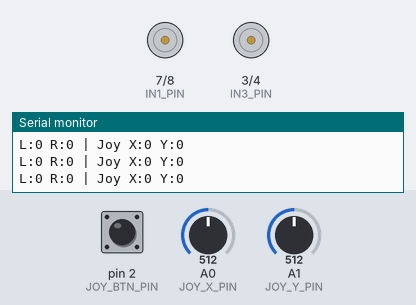
The program below on a simulated Arduino Uno, built with avr-gcc and run on an emulated ATmega328P. On the bench: motor-driver pin pairs drawn as motors (green arrow = first pin HIGH = forward, orange = second pin HIGH = backward, longer = more drive, scaled by the enable pin), the last lines printed to the serial monitor. The inputs (shaded band) are chosen by the test bench; at power-on: A0 (JOY_X_PIN) = 512, A1 (JOY_Y_PIN) = 512, pin 2 (JOY_BTN_PIN) HIGH.

Above: at 1.4 s.
1.5 s: A0 (JOY_X_PIN) set to 465
3.0 s: A0 (JOY_X_PIN) set to 446
At 3.7 s:
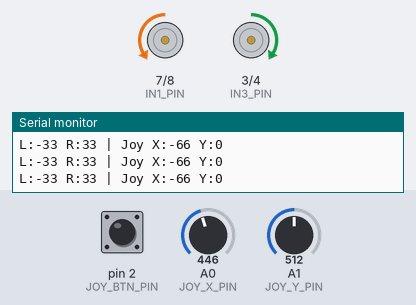
4.5 s: A1 (JOY_Y_PIN) set to 457
6.0 s: A1 (JOY_Y_PIN) set to 445
At 7.2 s:
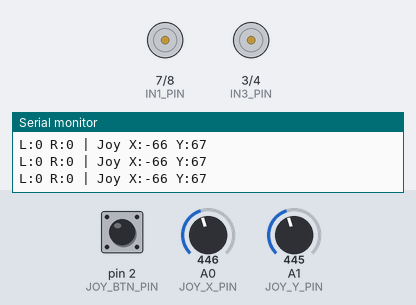
7.5 s: A1 (JOY_Y_PIN) set to 40
At 8.7 s:
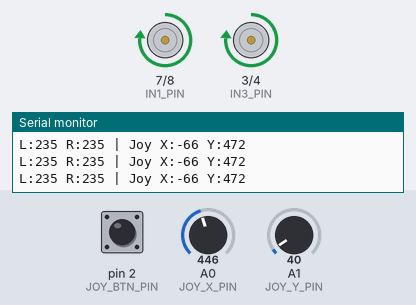
9.3 s: A0 (JOY_X_PIN) set to 47
10.8 s: A0 (JOY_X_PIN) set to 42
At 10.96 s:
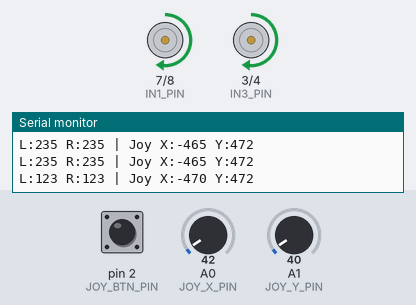
Timing chart, 0 to 13.6 s (numbered marks = the images above; inputs shaded):
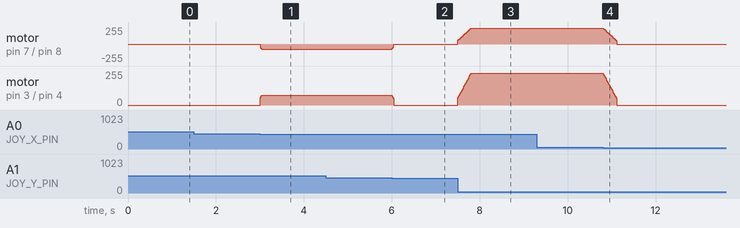

The program:

main.cpp
```cpp
// Control de dos motores con puente H (L298N) y joystick HW-504
// Pines de motor (ajustar según conexión física)
#include <Arduino.h>

// Motor A
const uint8_t ENA_PIN = 6;  // PWM
const uint8_t IN1_PIN = 7;
const uint8_t IN2_PIN = 8;

// Motor B
const uint8_t IN3_PIN = 3;
const uint8_t IN4_PIN = 4;
const uint8_t ENB_PIN = 5;  // PWM

// Joystick HW-504
const uint8_t JOY_X_PIN = A0; // Eje X
const uint8_t JOY_Y_PIN = A1; // Eje Y
const uint8_t JOY_BTN_PIN = 2; // Pulsador del joystick (si está presente). Usar INPUT_PULLUP

// Parámetros
// Baud por defecto para el Monitor Serial. Cambia a 115200 si tu monitor usa esa velocidad.
const unsigned long SERIAL_BAUD = 9600;

// Centro del joystick (calibrado en setup)
int JOY_CENTER_X = 512;
int JOY_CENTER_Y = 512;
const int DEADZONE = 60; // zona muerta para evitar ruido
const uint8_t RAMP_STEP = 8; // cuánto puede cambiar la salida por ciclo (suavizado)
const int MIN_PWM = 50; // PWM mínimo para evitar zumbidos sin giro. Aumentar si sigue sin girar.

int prevLeft = 0;
int prevRight = 0;

// --- Nuevos parámetros para control de Freno y Modo Cruz ---
// Tiempo en milisegundos que el motor debe estar parado antes de invertir la dirección.
const unsigned long BRAKE_MS = 150;

// Variables para gestionar el estado del freno
unsigned long leftBrakeStartTime = 0;
unsigned long rightBrakeStartTime = 0;
int lastLeftSpeed = 0;
int lastRightSpeed = 0;
// --- Fin de nuevos parámetros ---

// Botón: pulsación larga frena mientras se mantiene
int lastBtnState = HIGH;
unsigned long btnPressTime = 0;
const unsigned long LONG_PRESS_MS = 600;
const unsigned long DEBOUNCE_MS = 50;
unsigned long lastDebounceTime = 0;
bool emergencyStop = false;

// Convierte un valor [-255,255] en control de motor (dirección + PWM)
void setMotor(int pwmPin, int inPin1, int inPin2, int speed) {
  // speed: -255 .. 255
  if (speed > 0) {
    digitalWrite(inPin1, HIGH);
    digitalWrite(inPin2, LOW);
    // Mapear la velocidad para que el mínimo sea MIN_PWM
    int pwm = map(speed, 1, 255, MIN_PWM, 255);
    analogWrite(pwmPin, pwm);
  } else if (speed < 0) {
    digitalWrite(inPin1, LOW);
    digitalWrite(inPin2, HIGH);
    // Mapear la velocidad para que el mínimo sea MIN_PWM
    int pwm = map(-speed, 1, 255, MIN_PWM, 255);
    analogWrite(pwmPin, pwm);
  } else {
    // stop/coast: ambos LOW y PWM 0
    digitalWrite(inPin1, LOW);
    digitalWrite(inPin2, LOW);
    analogWrite(pwmPin, 0);
  }
}

// Aplica rampa suave desde prev hacia target
int ramp(int prev, int target) {
  int diff = target - prev;
  if (abs(diff) <= RAMP_STEP) return target;
  if (diff > 0) return prev + RAMP_STEP;
  return prev - RAMP_STEP;
}

void setup() {
  // Pines de motor
  pinMode(ENA_PIN, OUTPUT);
  pinMode(IN1_PIN, OUTPUT);
  pinMode(IN2_PIN, OUTPUT);

  pinMode(ENB_PIN, OUTPUT);
  pinMode(IN3_PIN, OUTPUT);
  pinMode(IN4_PIN, OUTPUT);

  // Joystick
  pinMode(JOY_BTN_PIN, INPUT_PULLUP);

  // Inicializar salidas en apagado
  analogWrite(ENA_PIN, 0);
  analogWrite(ENB_PIN, 0);
  digitalWrite(IN1_PIN, LOW);
  digitalWrite(IN2_PIN, LOW);
  digitalWrite(IN3_PIN, LOW);
  digitalWrite(IN4_PIN, LOW);

  // Serial.begin(115200);
  delay(100);
  Serial.begin(SERIAL_BAUD);
  delay(100);
  Serial.print("Control de 2 motores con joystick HW-504 - listo. Serial @ ");
  Serial.println(SERIAL_BAUD);

  // Pequeña calibración de centro (leer promedio rápido)
  long sumX = 0, sumY = 0;
  const int samples = 8;
  for (int i = 0; i < samples; ++i) {
    sumX += analogRead(JOY_X_PIN);
    sumY += analogRead(JOY_Y_PIN);
    delay(5);
  }
  // Si se desea, se podría guardar la calibración; por ahora solo muestro
  int avgX = sumX / samples;
  int avgY = sumY / samples;
  JOY_CENTER_X = avgX;
  JOY_CENTER_Y = avgY;
  Serial.print("Joy center approx X="); Serial.print(avgX);
  Serial.print(" Y="); Serial.println(avgY);
  Serial.println("If joystick behaves oddly, increase DEADZONE or recalibrate.");
}

void loop() {
  // Leer joystick
  int rawX = analogRead(JOY_X_PIN);
  int rawY = analogRead(JOY_Y_PIN);

  // Convertir a valores centrados (-512 a 511 aprox)
  int x = rawX - JOY_CENTER_X;
  int y = JOY_CENTER_Y - rawY; // Invertir Y: empujar hacia delante -> valor positivo

  // Aplicar zona muerta
  if (abs(x) < DEADZONE) x = 0;
  if (abs(y) < DEADZONE) y = 0;

  // Mapear los valores del joystick a la escala del motor (-255 a 255)
  int xs = map(x, -512, 512, -255, 255);
  int ys = map(y, -512, 512, -255, 255);

  int leftTarget = 0;
  int rightTarget = 0;

  // --- Lógica de "Modo Cruz" ---
  // Si el movimiento vertical (Y) es mayor que el horizontal (X), mover adelante/atrás
  if (abs(ys) > abs(xs)) {
    leftTarget = ys;
    rightTarget = ys;
  }
  // Si el movimiento horizontal (X) es mayor, girar en el sitio
  else if (abs(xs) > abs(ys)) {
    leftTarget = xs;
    rightTarget = -xs;
  }
  // Si son iguales (o ambos cero), los targets se quedan en 0.

  // --- Gestión del botón (freno de emergencia) ---
  int btnReading = digitalRead(JOY_BTN_PIN);
  if (btnReading != lastBtnState) { lastDebounceTime = millis(); }
  if ((millis() - lastDebounceTime) > DEBOUNCE_MS) {
    if (btnReading != lastBtnState) {
      if (btnReading == LOW) { btnPressTime = millis(); }
      lastBtnState = btnReading;
    }
  }
  if (lastBtnState == LOW && (millis() - btnPressTime) > LONG_PRESS_MS) {
    emergencyStop = true;
  } else {
    emergencyStop = false;
  }

  if (emergencyStop) {
    leftTarget = 0;
    rightTarget = 0;
  }

  // Aplicar rampa de aceleración
  int rampedLeft = ramp(prevLeft, leftTarget);
  int rampedRight = ramp(prevRight, rightTarget);
  prevLeft = rampedLeft;
  prevRight = rampedRight;

  // --- Lógica de Freno por Inversión de Giro ---
  // Motor Izquierdo
  if ((rampedLeft > 0 && lastLeftSpeed < 0) || (rampedLeft < 0 && lastLeftSpeed > 0)) {
    if (leftBrakeStartTime == 0) { leftBrakeStartTime = millis(); }
    if (millis() - leftBrakeStartTime < BRAKE_MS) {
      rampedLeft = 0; // Forzar freno
    } else {
      leftBrakeStartTime = 0; // Fin del freno, permitir movimiento
    }
  } else {
    leftBrakeStartTime = 0; // No hay cambio de dir, no frenar
  }

  // Motor Derecho
  if ((rampedRight > 0 && lastRightSpeed < 0) || (rampedRight < 0 && lastRightSpeed > 0)) {
    if (rightBrakeStartTime == 0) { rightBrakeStartTime = millis(); }
    if (millis() - rightBrakeStartTime < BRAKE_MS) {
      rampedRight = 0; // Forzar freno
    } else {
      rightBrakeStartTime = 0; // Fin del freno, permitir movimiento
    }
  } else {
    rightBrakeStartTime = 0; // No hay cambio de dir, no frenar
  }

  // Enviar comandos a los motores
  setMotor(ENA_PIN, IN1_PIN, IN2_PIN, rampedLeft);
  setMotor(ENB_PIN, IN3_PIN, IN4_PIN, rampedRight);

  // Guardar la última velocidad enviada a los motores
  lastLeftSpeed = rampedLeft;
  lastRightSpeed = rampedRight;

  // --- Debug Ocasional ---
  static unsigned long lastPrint = 0;
  unsigned long now = millis();
  if (now - lastPrint > 200) {
    Serial.print("L:"); Serial.print(rampedLeft);
    Serial.print(" R:"); Serial.print(rampedRight);
    if (leftBrakeStartTime > 0 || rightBrakeStartTime > 0) Serial.print(" [BRAKING]");
    if (emergencyStop) Serial.print(" [E-STOP]");
    Serial.print(" | Joy X:"); Serial.print(x);
    Serial.print(" Y:"); Serial.print(y);
    Serial.println();
    lastPrint = now;
  }

  delay(10);
}
```

Measured:
- the behaviour switches between 453 and 452 on A0 (JOY_X_PIN) (found by bisection; images 0 and 1)
- the behaviour switches between 446 and 445 on A1 (JOY_Y_PIN) (found by bisection; images 1 and 2)
- the behaviour switches between 43 and 42 on A0 (JOY_X_PIN) (found by bisection; images 3 and 4)
- after the input at 3.0 s, motor on pin 7 (IN1_PIN) / pin 8 (IN2_PIN): stopped → backward 75/255 at once; motor on pin 3 (IN3_PIN) / pin 4 (IN4_PIN): stopped → forward 75/255 at once
- after the input at 6.0 s, motor on pin 7 (IN1_PIN) / pin 8 (IN2_PIN): backward 75/255 → stopped at once; motor on pin 3 (IN3_PIN) / pin 4 (IN4_PIN): forward 75/255 → stopped at once
- after the input at 7.5 s, motor on pin 7 (IN1_PIN) / pin 8 (IN2_PIN), motor on pin 3 (IN3_PIN) / pin 4 (IN4_PIN): moves from stopped to forward 238/255 over 0.30 s, starting at once
- after the input at 10.8 s, motor on pin 7 (IN1_PIN) / pin 8 (IN2_PIN), motor on pin 3 (IN3_PIN) / pin 4 (IN4_PIN): moves from forward 238/255 to stopped over 0.30 s, starting at once
